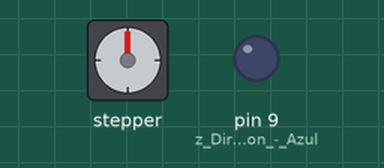
Recording of a sketch running on a simulated Arduino Uno, built with avr-gcc and run on an emulated ATmega328P. On the bench: stepper motor, output pins drawn as LEDs (lit = HIGH). Wiring (inferred from the names in the program): stepper motor (200 steps per turn assumed): coils pin 4, pin 5, pin 6, pin 7. Pins used as bus, display or sensor lines are not drawn.

Above: at 0.1 s.
At 2.3 s:
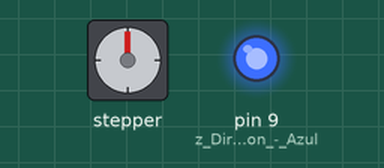
Timing chart, 0 to 3.8 s (numbered marks = the images above):
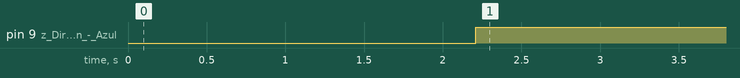

Measured:
- by itself, pin 9 (z_Direction_-_Azul): LOW → HIGH at 2.2 s

The sketch:

movimiento.ino
```cpp
/*int x;
  const int enaPin = 6;
  const int stepPin = 5;
  const int dirPin = 4;

  void setup()
  {
  pinMode(enaPin, OUTPUT); //Enable
  pinMode(stepPin, OUTPUT); //Step
  pinMode(dirPin, OUTPUT); //Direction

  digitalWrite(6,LOW);
  }

  void loop()
  {
  digitalWrite(4,HIGH);

  for(x = 0; x < 6000; x++)
  {
    digitalWrite(5,HIGH);
    delayMicroseconds(100);
    digitalWrite(5,LOW);
    delayMicroseconds(100);
  }
  delay(1000);

  digitalWrite(4,LOW);

  for(x = 0; x < 6000; x++)
  {
    digitalWrite(5,HIGH);
    delayMicroseconds(50);
    digitalWrite(5,LOW);
    delayMicroseconds(50);
  }
  delay(1000);
  }
  */


/*int Index;
  const int vuelta = 200;
  float xA=1, xB=1 ;

  void setup()
  {
  pinMode(6, OUTPUT); //Enable
  pinMode(5, OUTPUT); //Step
  pinMode(4, OUTPUT); //Direction
  pinMode(3, OUTPUT); //Step
  pinMode(2, OUTPUT); //Direction

  }

  void loop()
  {
  digitalWrite(4,HIGH);

  for(Index = 0; Index < xA*vuelta; Index++)
  {
    digitalWrite(5,HIGH);
    delayMicroseconds(500);
    digitalWrite(5,LOW);
    delayMicroseconds(500);
  }
  delay(1000);

  digitalWrite(4,LOW);

  for(Index = 0; Index < xB*vuelta; Index++)
  {
    digitalWrite(5,HIGH);
    delayMicroseconds(500);
    digitalWrite(5,LOW);
    delayMicroseconds(500);
  }
  delay(1000);


  digitalWrite(2,LOW);

  for(Index = 0; Index < 1*vuelta; Index++)
  {
    digitalWrite(3,HIGH);
    delayMicroseconds(500);
    digitalWrite(3,LOW);
    delayMicroseconds(500);
  }
  delay(1000);
  }
*/

/*int Index;

  void setup()
  {
  pinMode(6, OUTPUT); //Enable
  pinMode(5, OUTPUT); //Step
  pinMode(4, OUTPUT); //Direction
  //  pinMode(7, OUTPUT); //Direction
  //  pinMode(8, OUTPUT); //Step

  digitalWrite(6,LOW);
  }

  void loop()
  {
  digitalWrite(4,HIGH);

  for(Index = 0; Index < 200; Index++)
  {
    digitalWrite(5,HIGH);
    delayMicroseconds(500);
    digitalWrite(5,LOW);
    delayMicroseconds(500);
  }
  delay(1000);

  digitalWrite(4,LOW);

  for(Index = 0; Index < 200; Index++)
  {
    digitalWrite(5,HIGH);
    delayMicroseconds(500);
    digitalWrite(5,LOW);
    delayMicroseconds(500);
  }
  delay(1000);


  /* digitalWrite(7,LOW);

  for(Index = 0; Index < 200; Index++)
  {
    digitalWrite(8,HIGH);
    delayMicroseconds(500);
    digitalWrite(8,LOW);
    delayMicroseconds(500);
  }
  delay(1000);*/

int Index;
const int vuelta = 200;
const float mm = 4.25;

void setup()
{

  pinMode(11, INPUT); //FC1 (NC)    - Amarillo
  pinMode(10, OUTPUT); //z Step     - Morado
  pinMode(9, OUTPUT); //z Direction - Azul
  pinMode(8, OUTPUT); //y Step      - Morado
  pinMode(7, OUTPUT); //y Direction - Azul
  pinMode(6, OUTPUT); //Enable      -
  pinMode(5, OUTPUT); //x Step      - Morado
  pinMode(4, OUTPUT); //x Direction - Azul

  digitalWrite(6,LOW);//ENABLE
  Serial.begin(9600);

}


void loop()

{
 //----------------------  1  -------------------------
 //----------------------GIRO X + ------------------------

digitalWrite(4,HIGH); //HIGH STEP - Antihorario (Rojo 1º)

for(Index = 0; Index < 47.1*mm; Index++)
{
   digitalWrite(5,HIGH);
   delayMicroseconds(500);
   digitalWrite(5,LOW);
   delayMicroseconds(500);
}
            delay(1000);

 //---------------------- 2  -------------------------
//----------------------GIRO Y + ------------------------


  digitalWrite(7,HIGH);

  for(Index = 0; Index < mm; Index++)
  {
    digitalWrite(8,HIGH);
    delayMicroseconds(500);
    digitalWrite(8,LOW);
    delayMicroseconds(500);
  }
  delay(1000);

  //----------------------  3  -------------------------
 //----------------------GIRO Z - ------------------------

  digitalWrite(9,HIGH);

  for(Index = 0; Index < mm; Index++)
  {
    digitalWrite(10,HIGH);
    delayMicroseconds(500);
    digitalWrite(10,LOW);
    delayMicroseconds(500);
  }
  delay(1000);

//----------------------  4  -------------------------
//----------------------GIRO Z + ------------------------

  digitalWrite(9,HIGH);

  for(Index = 0; Index < mm; Index++)
  {
    digitalWrite(10,HIGH);
    delayMicroseconds(500);
    digitalWrite(10,LOW);
    delayMicroseconds(500);
  }
  delay(1000);

 //---------------------- 5  -------------------------
//----------------------GIRO Y + ------------------------


  digitalWrite(7,HIGH);

  for(Index = 0; Index < mm; Index++)
  {
    digitalWrite(8,HIGH);
    delayMicroseconds(500);
    digitalWrite(8,LOW);
    delayMicroseconds(500);
  }
  delay(1000);

  //----------------------  6  -------------------------
 //----------------------GIRO Z - ------------------------

  digitalWrite(9,HIGH);

  for(Index = 0; Index < mm; Index++)
  {
    digitalWrite(10,HIGH);
    delayMicroseconds(500);
    digitalWrite(10,LOW);
    delayMicroseconds(500);
  }
  delay(1000);

//----------------------  7  -------------------------
//----------------------GIRO Z + ------------------------

  digitalWrite(9,HIGH);

  for(Index = 0; Index < mm; Index++)
  {
    digitalWrite(10,HIGH);
    delayMicroseconds(500);
    digitalWrite(10,LOW);
    delayMicroseconds(500);
  }
  delay(1000);

 //---------------------- 8  -------------------------
//----------------------GIRO Y + ------------------------


  digitalWrite(7,HIGH);

  for(Index = 0; Index < mm; Index++)
  {
    digitalWrite(8,HIGH);
    delayMicroseconds(500);
    digitalWrite(8,LOW);
    delayMicroseconds(500);
  }
  delay(1000);

  //----------------------  9  -------------------------
 //----------------------GIRO Z - ------------------------

  digitalWrite(9,HIGH);

  for(Index = 0; Index < mm; Index++)
  {
    digitalWrite(10,HIGH);
    delayMicroseconds(500);
    digitalWrite(10,LOW);
    delayMicroseconds(500);
  }
  delay(1000);

//----------------------  10  -------------------------
//----------------------GIRO Z + ------------------------

  digitalWrite(9,HIGH);

  for(Index = 0; Index < mm; Index++)
  {
    digitalWrite(10,HIGH);
    delayMicroseconds(500);
    digitalWrite(10,LOW);
    delayMicroseconds(500);
  }
  delay(1000);

 //---------------------- 11  -------------------------
//----------------------GIRO Y - ------------------------


  digitalWrite(7,HIGH);

  for(Index = 0; Index < mm; Index++)
  {
    digitalWrite(8,HIGH);
    delayMicroseconds(500);
    digitalWrite(8,LOW);
    delayMicroseconds(500);
  }
  delay(1000);


 //----------------------  12  -------------------------
 //----------------------GIRO X + ------------------------

digitalWrite(4,HIGH); //HIGH STEP - Antihorario (Rojo 1º)

for(Index = 0; Index < 47.1*mm; Index++)
{
   digitalWrite(5,HIGH);
   delayMicroseconds(500);
   digitalWrite(5,LOW);
   delayMicroseconds(500);
}
 delay(1000);

 //----------------------  13  -------------------------
 //----------------------GIRO Z - ------------------------

  digitalWrite(9,HIGH);

  for(Index = 0; Index < mm; Index++)
  {
    digitalWrite(10,HIGH);
    delayMicroseconds(500);
    digitalWrite(10,LOW);
    delayMicroseconds(500);
  }
  delay(1000);

//----------------------  14  -------------------------
//----------------------GIRO Z + ------------------------

  digitalWrite(9,HIGH);

  for(Index = 0; Index < mm; Index++)
  {
    digitalWrite(10,HIGH);
    delayMicroseconds(500);
    digitalWrite(10,LOW);
    delayMicroseconds(500);
  }
  delay(1000);
  //---------------------- 15  -------------------------
//----------------------GIRO Y - ------------------------


  digitalWrite(7,HIGH);

  for(Index = 0; Index < mm; Index++)
  {
    digitalWrite(8,HIGH);
    delayMicroseconds(500);
    digitalWrite(8,LOW);
    delayMicroseconds(500);
  }
  delay(1000);

  //----------------------  16  -------------------------
 //----------------------GIRO Z - ------------------------

  digitalWrite(9,HIGH);

  for(Index = 0; Index < mm; Index++)
  {
    digitalWrite(10,HIGH);
    delayMicroseconds(500);
    digitalWrite(10,LOW);
    delayMicroseconds(500);
  }
  delay(1000);

//----------------------  17  -------------------------
//----------------------GIRO Z + ------------------------

  digitalWrite(9,HIGH);

  for(Index = 0; Index < mm; Index++)
  {
    digitalWrite(10,HIGH);
    delayMicroseconds(500);
    digitalWrite(10,LOW);
    delayMicroseconds(500);
  }
  delay(1000);

  //---------------------- 18  -------------------------
//----------------------GIRO Y + ------------------------


  digitalWrite(7,HIGH);

  for(Index = 0; Index < mm; Index++)
  {
    digitalWrite(8,HIGH);
    delayMicroseconds(500);
    digitalWrite(8,LOW);
    delayMicroseconds(500);
  }
  delay(1000);

  //----------------------  19  -------------------------
 //----------------------GIRO Z - ------------------------

  digitalWrite(9,HIGH);

  for(Index = 0; Index < mm; Index++)
  {
    digitalWrite(10,HIGH);
    delayMicroseconds(500);
    digitalWrite(10,LOW);
    delayMicroseconds(500);
  }
  delay(1000);

//----------------------  20  -------------------------
//----------------------GIRO Z + ------------------------

  digitalWrite(9,HIGH);

  for(Index = 0; Index < mm; Index++)
  {
    digitalWrite(10,HIGH);
    delayMicroseconds(500);
    digitalWrite(10,LOW);
    delayMicroseconds(500);
  }
  delay(1000);

//---------------------- 21  -------------------------
//----------------------GIRO Y - ------------------------


  digitalWrite(7,HIGH);

  for(Index = 0; Index < mm; Index++)
  {
    digitalWrite(8,HIGH);
    delayMicroseconds(500);
    digitalWrite(8,LOW);
    delayMicroseconds(500);
  }
  delay(1000);


 //----------------------  22  -------------------------
 //----------------------GIRO X + ------------------------

digitalWrite(4,HIGH); //HIGH STEP - Antihorario (Rojo 1º)

for(Index = 0; Index < 47.1*mm; Index++)
            {
              digitalWrite(5,HIGH);
              delayMicroseconds(500);
              digitalWrite(5,LOW);
              delayMicroseconds(500);
            }
            delay(1000);

//----------------------  23  -------------------------
 //----------------------GIRO Z - ------------------------

  digitalWrite(9,HIGH);

  for(Index = 0; Index < mm; Index++)
  {
    digitalWrite(10,HIGH);
    delayMicroseconds(500);
    digitalWrite(10,LOW);
    delayMicroseconds(500);
  }
  delay(1000);

//----------------------  24  -------------------------
//----------------------GIRO Z + ------------------------

  digitalWrite(9,HIGH);

  for(Index = 0; Index < mm; Index++)
  {
    digitalWrite(10,HIGH);
    delayMicroseconds(500);
    digitalWrite(10,LOW);
    delayMicroseconds(500);
  }
  delay(1000);
  //---------------------- 25  -------------------------
//----------------------GIRO Y + ------------------------


  digitalWrite(7,HIGH);

  for(Index = 0; Index < mm; Index++)
  {
    digitalWrite(8,HIGH);
    delayMicroseconds(500);
    digitalWrite(8,LOW);
    delayMicroseconds(500);
  }
  delay(1000);

  //----------------------  26  -------------------------
 //----------------------GIRO Z - ------------------------

  digitalWrite(9,HIGH);

  for(Index = 0; Index < mm; Index++)
  {
    digitalWrite(10,HIGH);
    delayMicroseconds(500);
    digitalWrite(10,LOW);
    delayMicroseconds(500);
  }
  delay(1000);

//----------------------  27  -------------------------
//----------------------GIRO Z   + ------------------------

  digitalWrite(9,HIGH);

  for(Index = 0; Index < mm; Index++)
  {
    digitalWrite(10,HIGH);
    delayMicroseconds(500);
    digitalWrite(10,LOW);
    delayMicroseconds(500);
  }
  delay(1000);
  //---------------------- 28  -------------------------
//----------------------GIRO Y + ------------------------


  digitalWrite(7,HIGH);

  for(Index = 0; Index < mm; Index++)
  {
    digitalWrite(8,HIGH);
    delayMicroseconds(500);
    digitalWrite(8,LOW);
    delayMicroseconds(500);
  }
  delay(1000);

  //----------------------  29  -------------------------
 //----------------------GIRO Z - ------------------------

  digitalWrite(9,HIGH);

  for(Index = 0; Index < mm; Index++)
  {
    digitalWrite(10,HIGH);
    delayMicroseconds(500);
    digitalWrite(10,LOW);
    delayMicroseconds(500);
  }
  delay(1000);

//----------------------  30  -------------------------
//----------------------GIRO Z + ------------------------

  digitalWrite(9,HIGH);

  for(Index = 0; Index < mm; Index++)
  {
    digitalWrite(10,HIGH);
    delayMicroseconds(500);
    digitalWrite(10,LOW);
    delayMicroseconds(500);
  }
  delay(1000);

  //---------------------- 31  -------------------------
//----------------------GIRO Y - ------------------------


  digitalWrite(7,HIGH);

  for(Index = 0; Index < mm; Index++)
  {
    digitalWrite(8,HIGH);
    delayMicroseconds(500);
    digitalWrite(8,LOW);
    delayMicroseconds(500);
  }
  delay(1000);

 //----------------------  32  -------------------------
 //----------------------GIRO X - ------------------------

digitalWrite(4,HIGH); //HIGH STEP - Antihorario (Rojo 1º)

for(Index = 0; Index < 47.1*mm; Index++)
{
   digitalWrite(5,HIGH);
   delayMicroseconds(500);
   digitalWrite(5,LOW);
   delayMicroseconds(500);
}
delay(1000);


}

/*
 //----------------------GIRO Y------------------------

  {
  digitalWrite(7,HIGH);

  for(Index = 0; Index < *mm; Index++)
  {
    digitalWrite(8,HIGH);
    delayMicroseconds(500);
    digitalWrite(8,LOW);
    delayMicroseconds(500);
  }
  delay(1000);

 //----------------------GIRO Z------------------------

  digitalWrite(9,HIGH);

  for(Index = 0; Index < *mm; Index++)
  {
    digitalWrite(10,HIGH);
    delayMicroseconds(500);
    digitalWrite(10,LOW);
    delayMicroseconds(500);
  }
  delay(1000);
  }*/
```
